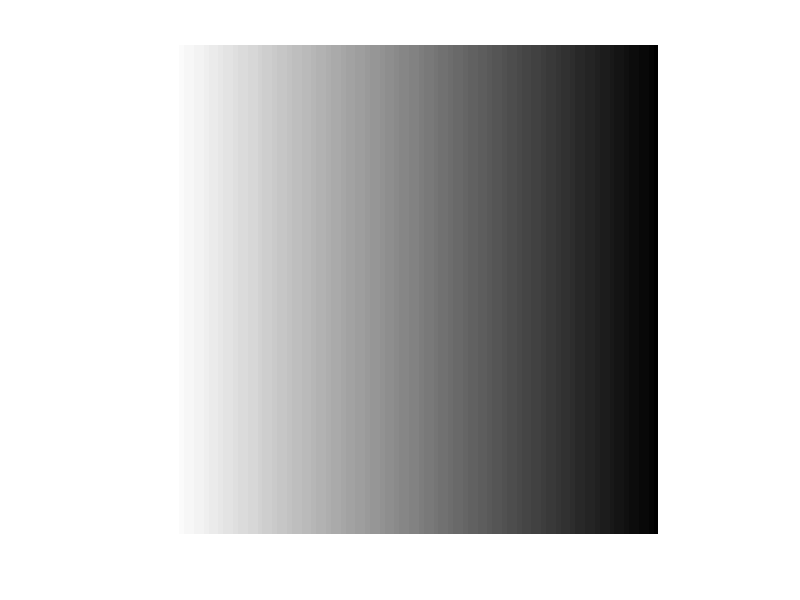

The MATLAB source for this figure:
% Initialize a 100 by 100 matrix of zeros
img = zeros(100, 100);

% Define the maximum pixel value
max_val = 255;

% Loop through each row of the image
for i = 1:size(img, 1)
    
    % Loop through each column of the image
    for j = 1:size(img, 2)
        
        % Calculate the intensity value for this pixel
        intensity = round(((size(img, 2) - j + 1)/size(img, 2)) * max_val);
        
        % Assign the intensity value to this pixel
        img(i, j) = intensity;
        
    end
    
end

% Display the resulting image
imshow(uint8(img));
imwrite(img,'test4.png');
